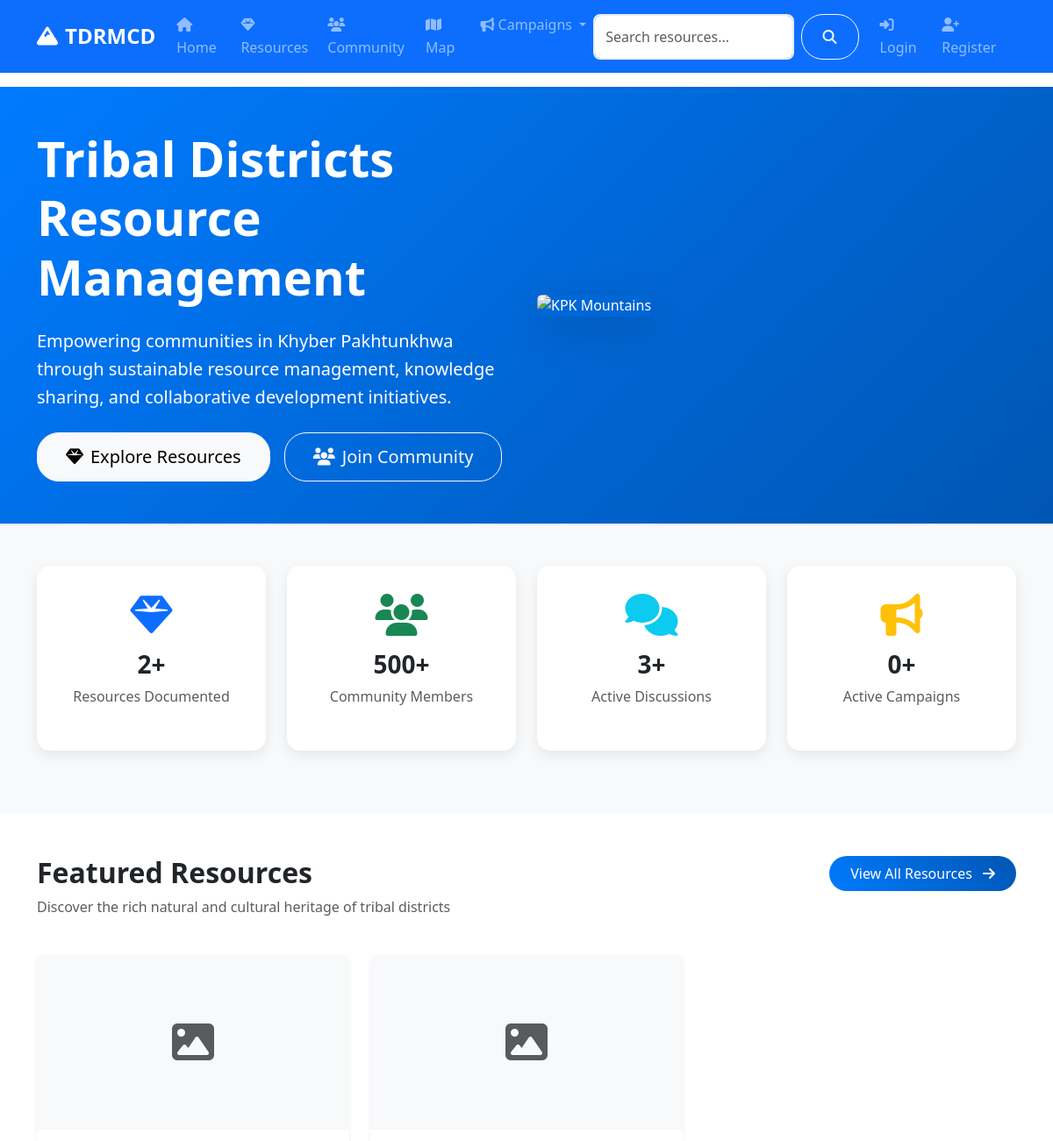
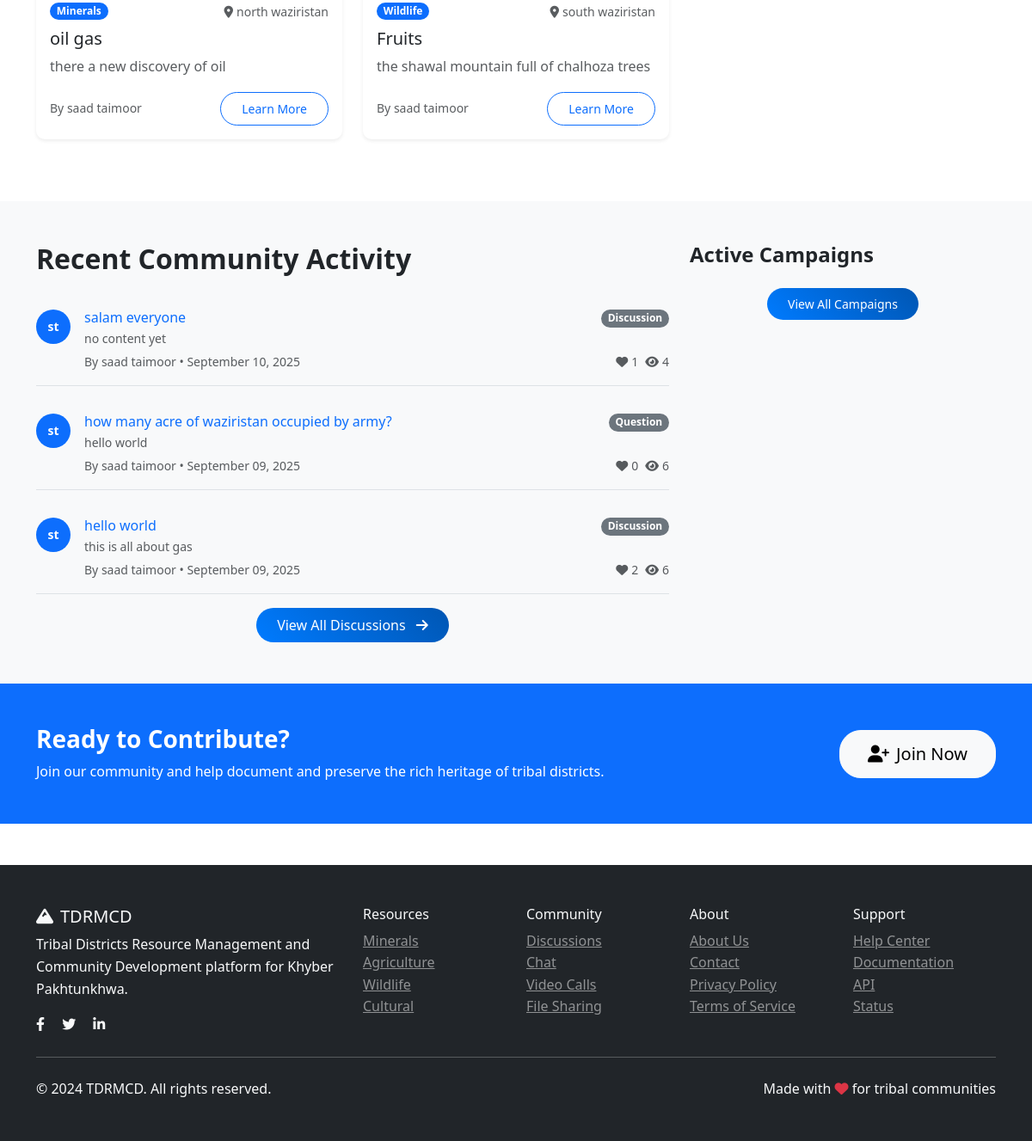
The page / on the database its author committed (2 pictures, top to bottom).
### models.py (models this page shows, shortened)
class Resource(db.Model):
    id = db.Column(db.Integer, primary_key=True)
    title = db.Column(db.String(200), nullable=False)
    description = db.Column(db.Text, nullable=False)
    category = db.Column(db.String(50), nullable=False)  # minerals, agriculture, wildlife, cultural
    subcategory = db.Column(db.String(50))  # gas, copper, coal, wheat, etc.
    location = db.Column(db.String(200))
    latitude = db.Column(db.Float)
    longitude = db.Column(db.Float)
    economic_value = db.Column(db.String(100))
    sustainability_info = db.Column(db.Text)
    image_url = db.Column(db.String(200))
    status = db.Column(db.String(20), default='active')  # active, inactive, under_review
    author_id = db.Column(db.Integer, db.ForeignKey('user.id'), nullable=False)
    created_at = db.Column(db.DateTime, default=datetime.utcnow)
    updated_at = db.Column(db.DateTime, default=datetime.utcnow, onupdate=datetime.utcnow)

class User(UserMixin, db.Model):
    id = db.Column(db.Integer, primary_key=True)
    username = db.Column(db.String(80), unique=True, nullable=False)
    email = db.Column(db.String(120), unique=True, nullable=False)
    password_hash = db.Column(db.String(120), nullable=False)
    first_name = db.Column(db.String(50), nullable=False)
    last_name = db.Column(db.String(50), nullable=False)
    role = db.Column(db.String(20), default='user')  # user, admin, researcher
    location = db.Column(db.String(100))
    bio = db.Column(db.Text)
    avatar = db.Column(db.String(200), default='default.jpg')
    is_active = db.Column(db.Boolean, default=True)
    created_at = db.Column(db.DateTime, default=datetime.utcnow)
    last_seen = db.Column(db.DateTime, default=datetime.utcnow)
    resources = db.relationship('Resource', backref='author', lazy='dynamic')
    posts = db.relationship('CommunityPost', backref='author', lazy='dynamic')
    chat_messages = db.relationship('ChatMessage', backref='sender', lazy='dynamic')
    file_submissions = db.relationship(
        'FileSubmission',
        foreign_keys='FileSubmission.submitter_id',
        backref='submitter',
        lazy='dynamic'
    )
    reviewed_submissions = db.relationship(
        'FileSubmission',
        foreign_keys='FileSubmission.reviewed_by',
        backref='reviewer_user',
        lazy='dynamic'
    )
    notifications = db.relationship('Notification', backref='user', lazy='dynamic')
    def get_full_name(self):
        return f"{self.first_name} {self.last_name}"

class CommunityPost(db.Model):
    id = db.Column(db.Integer, primary_key=True)
    title = db.Column(db.String(200), nullable=False)
    content = db.Column(db.Text, nullable=False)
    category = db.Column(db.String(50), nullable=False)  # discussion, question, announcement
    tags = db.Column(db.String(200))
    image_url = db.Column(db.String(200))
    likes = db.Column(db.Integer, default=0)
    views = db.Column(db.Integer, default=0)
    author_id = db.Column(db.Integer, db.ForeignKey('user.id'), nullable=False)
    created_at = db.Column(db.DateTime, default=datetime.utcnow)
    updated_at = db.Column(db.DateTime, default=datetime.utcnow, onupdate=datetime.utcnow)
    comments = db.relationship('Comment', backref='post', lazy='dynamic', cascade='all, delete-orphan')
    likes_relation = db.relationship('PostLike', backref='post', lazy='dynamic', cascade='all, delete-orphan')

### routes/main.py (the view)
@main_bp.route('/')
def index():
    featured_resources = Resource.query.filter_by(status='active').limit(6).all()
    recent_posts = CommunityPost.query.order_by(desc(CommunityPost.created_at)).limit(5).all()
    active_campaigns = Campaign.query.filter_by(is_active=True).limit(3).all()
    return render_template('main/index.html',
                         featured_resources=featured_resources,
                         recent_posts=recent_posts,
                         active_campaigns=active_campaigns)

### templates/main/index.html (shortened to what this page needs)
{% extends "base.html" %}
{% block content %}
<section class="hero-section bg-primary text-white py-5">
    <div class="container">
        <div class="row align-items-center">
            <div class="col-lg-6">
                <h1 class="display-4 fw-bold mb-4">Tribal Districts Resource Management</h1>
                <p class="lead mb-4">
                    Empowering communities in Khyber Pakhtunkhwa through sustainable resource management,
                    knowledge sharing, and collaborative development initiatives.
                </p>
                <div class="d-flex gap-3 flex-wrap">
                    <a href="/resources/" class="btn btn-light btn-lg">
                        <i class="fas fa-gem me-2"></i>Explore Resources
                    </a>
                    <a href="/community/" class="btn btn-outline-light btn-lg">
                        <i class="fas fa-users me-2"></i>Join Community
                    </a>
                </div>
            </div>
            <div class="col-lg-6">
                <div class="hero-image">
                    <img src="{{ url_for('static', filename='images/hero-mountains.jpg') }}"
                         alt="KPK Mountains" class="img-fluid rounded shadow-lg">
                </div>
            </div>
        </div>
    </div>
</section>
<section class="py-5 bg-light">
    <div class="container">
        <div class="row text-center">
            <div class="col-md-3 col-6 mb-4">
                <div class="stat-card">
                    <i class="fas fa-gem fa-3x text-primary mb-3"></i>
                    <h3 class="fw-bold">{{ featured_resources|length }}+</h3>
                    <p class="text-muted">Resources Documented</p>
                </div>
            </div>
            <div class="col-md-3 col-6 mb-4">
                <div class="stat-card">
                    <i class="fas fa-users fa-3x text-success mb-3"></i>
                    <h3 class="fw-bold">500+</h3>
                    <p class="text-muted">Community Members</p>
                </div>
            </div>
            <div class="col-md-3 col-6 mb-4">
                <div class="stat-card">
                    <i class="fas fa-comments fa-3x text-info mb-3"></i>
                    <h3 class="fw-bold">{{ recent_posts|length }}+</h3>
                    <p class="text-muted">Active Discussions</p>
                </div>
            </div>
            <div class="col-md-3 col-6 mb-4">
                <div class="stat-card">
                    <i class="fas fa-bullhorn fa-3x text-warning mb-3"></i>
                    <h3 class="fw-bold">{{ active_campaigns|length }}+</h3>
                    <p class="text-muted">Active Campaigns</p>
                </div>
            </div>
        </div>
    </div>
</section>
<section class="py-5">
    <div class="container">
        <div class="row mb-4">
            <div class="col-md-8">
                <h2 class="fw-bold">Featured Resources</h2>
                <p class="text-muted">Discover the rich natural and cultural heritage of tribal districts</p>
            </div>
            <div class="col-md-4 text-md-end">
                <a href="{{ url_for('resources.index') }}" class="btn btn-primary">
                    View All Resources <i class="fas fa-arrow-right ms-2"></i>
                </a>
            </div>
        </div>
        <div class="row">
            {% for resource in featured_resources %}
            <div class="col-lg-4 col-md-6 mb-4">
                <div class="card resource-card h-100 shadow-sm">
                    {% if resource.image_url %}
                    <img src="{{ url_for('static', filename='uploads/' + resource.image_url) }}"
                         class="card-img-top" alt="{{ resource.title }}" style="height: 200px; object-fit: cover;">
                    {% else %}
                    <div class="card-img-top bg-light d-flex align-items-center justify-content-center" style="height: 200px;">
                        <i class="fas fa-image fa-3x text-muted"></i>
                    </div>
                    {% endif %}
                    <div class="card-body">
                        <div class="d-flex justify-content-between align-items-start mb-2">
                            <span class="badge bg-primary">{{ resource.category.title() }}</span>
                            {% if resource.location %}
                            <small class="text-muted">
                                <i class="fas fa-map-marker-alt me-1"></i>{{ resource.location }}
                            </small>
                            {% endif %}
                        </div>
                        <h5 class="card-title">{{ resource.title }}</h5>
                        <p class="card-text text-muted">
                            {{ resource.description[:100] }}{% if resource.description|length > 100 %}...{% endif %}
                        </p>
                        <div class="d-flex justify-content-between align-items-center">
                            <small class="text-muted">
                                By {{ resource.author.get_full_name() }}
                            </small>
                            <a href="{{ url_for('resources.detail', id=resource.id) }}" class="btn btn-sm btn-outline-primary">
                                Learn More
                            </a>
                        </div>
                    </div>
                </div>
            </div>
            {% endfor %}
        </div>
    </div>
</section>
<section class="py-5 bg-light">
    <div class="container">
        <div class="row">
            <div class="col-lg-8">
                <h2 class="fw-bold mb-4">Recent Community Activity</h2>
                <div class="activity-feed">
                    {% for post in recent_posts %}
                    <div class="activity-item border-bottom pb-3 mb-3">
                        <div class="d-flex">
                            <div class="flex-shrink-0">
                                <div class="avatar bg-primary text-white rounded-circle d-flex align-items-center justify-content-center" style="width: 40px; height: 40px;">
                                    {{ post.author.first_name[0] }}{{ post.author.last_name[0] }}
                                </div>
                            </div>
                            <div class="flex-grow-1 ms-3">
                                <div class="d-flex justify-content-between align-items-start">
                                    <div>
                                        <h6 class="mb-1">
                                            <a href="{{ url_for('community.post_detail', id=post.id) }}" class="text-decoration-none">
                                                {{ post.title }}
                                            </a>
                                        </h6>
                                        <p class="mb-1 text-muted small">
                                            {{ post.content[:100] }}{% if post.content|length > 100 %}...{% endif %}
                                        </p>
                                    </div>
                                    <span class="badge bg-secondary">{{ post.category.title() }}</span>
                                </div>
                                <div class="d-flex justify-content-between align-items-center">
                                    <small class="text-muted">
                                        By {{ post.author.get_full_name() }} • {{ post.created_at.strftime('%B %d, %Y') }}
                                    </small>
                                    <div class="d-flex gap-2">
                                        <small class="text-muted">
                                            <i class="fas fa-heart me-1"></i>{{ post.likes }}
                                        </small>
                                        <small class="text-muted">
                                            <i class="fas fa-eye me-1"></i>{{ post.views }}
                                        </small>
                                    </div>
                                </div>
                            </div>
                        </div>
                    </div>
                    {% endfor %}
                </div>
                <div class="text-center">
                    <a href="{{ url_for('community.index') }}" class="btn btn-primary">
                        View All Discussions <i class="fas fa-arrow-right ms-2"></i>
                    </a>
                </div>
            </div>
            <div class="col-lg-4">
                <h4 class="fw-bold mb-4">Active Campaigns</h4>
                <div class="text-center">
                    <a href="#" class="btn btn-sm btn-primary">View All Campaigns</a>
                </div>
            </div>
        </div>
    </div>
</section>
<section class="py-5 bg-primary text-white">
    <div class="container">
        <div class="row align-items-center">
            <div class="col-lg-8">
                <h3 class="fw-bold mb-2">Ready to Contribute?</h3>
                <p class="mb-0">Join our community and help document and preserve the rich heritage of tribal districts.</p>
            </div>
            <div class="col-lg-4 text-lg-end">
                {% if not current_user.is_authenticated %}
                <a href="{{ url_for('auth.register') }}" class="btn btn-light btn-lg">
                    <i class="fas fa-user-plus me-2"></i>Join Now
                </a>
                {% else %}
                <a href="{{ url_for('resources.add') }}" class="btn btn-light btn-lg">
                    <i class="fas fa-plus me-2"></i>Add Resource
                </a>
                {% endif %}
            </div>
        </div>
    </div>
</section>
{% endblock %}

### static/css/style.css (style rules this page uses)
:root { --primary-color: #007bff; --secondary-color: #6c757d; --success-color: #28a745; --info-color: #17a2b8; --warning-color: #ffc107; --danger-color: #dc3545; --light-color: #f8f9fa; --dark-color: #343a40; }
.avatar { width: 40px; height: 40px; border-radius: 50%; background-color: var(--primary-color); color: white; display: flex; align-items: center; justify-content: center; font-weight: bold; font-size: 0.875rem; }
body { font-family: 'Segoe UI', Tahoma, Geneva, Verdana, sans-serif; line-height: 1.6; }
.hero-section { background: linear-gradient(135deg, var(--primary-color) 0%, #0056b3 100%); position: relative; overflow: hidden; }
.hero-section::before { content: ''; position: absolute; top: 0; left: 0; right: 0; bottom: 0; background: url('../images/pattern.png') repeat; opacity: 0.1; pointer-events: none; }
.card { border: none; border-radius: 10px; transition: all 0.3s ease; }
.resource-card { overflow: hidden; }
.btn { border-radius: 25px; padding: 0.5rem 1.5rem; font-weight: 500; transition: all 0.3s ease; cursor: pointer; }
.btn-lg { padding: 0.75rem 2rem; }
.btn-primary { background: linear-gradient(45deg, var(--primary-color), #0056b3); border: none; }
.badge { font-size: 0.75rem; padding: 0.35em 0.65em; border-radius: 15px; }
.stat-card { background: white; padding: 2rem; border-radius: 15px; box-shadow: 0 5px 15px rgba(0, 0, 0, 0.08); transition: all 0.3s ease; }
.activity-feed { max-height: 500px; overflow-y: auto; }
.activity-item { padding: 1rem 0; transition: all 0.3s ease; }
.avatar { width: 40px; height: 40px; background: var(--primary-color); color: white; border-radius: 50%; display: flex; align-items: center; justify-content: center; font-weight: 600; font-size: 0.875rem; }

### templates/main/index.html (style rules this page uses)
.hero-section { background: linear-gradient(135deg, #007bff 0%, #0056b3 100%); }
.stat-card { transition: transform 0.3s ease; }
.resource-card { transition: transform 0.3s ease, box-shadow 0.3s ease; }
.avatar { font-weight: 600; font-size: 0.875rem; }

### rows shown on the page
Resource: category "Minerals", location "north waziristan", title "oil gas", description "there a new discovery of oil", author.get_full_name "saad taimoor"
Resource: category "Wildlife", location "south waziristan", title "Fruits", description "the shawal mountain full of chalhoza trees", author.get_full_name "saad taimoor"
CommunityPost: author "s", author "t", title "salam everyone", content "no content yet", category "Discussion", author.get_full_name "saad taimoor", created_at "September 10, 2025", likes "1", views "4"
CommunityPost: author "s", author "t", title "how many acre of waziristan occupied by army?", content "hello world", category "Question", author.get_full_name "saad taimoor", created_at "September 09, 2025", likes "0", views "6"
CommunityPost: author "s", author "t", title "hello world", content "this is all about gas", category "Discussion", author.get_full_name "saad taimoor", created_at "September 09, 2025", likes "2", views "6"

### other values the page prints
{{ featured_resources|length }} "2"
{{ recent_posts|length }} "3"
{{ active_campaigns|length }} "0"
